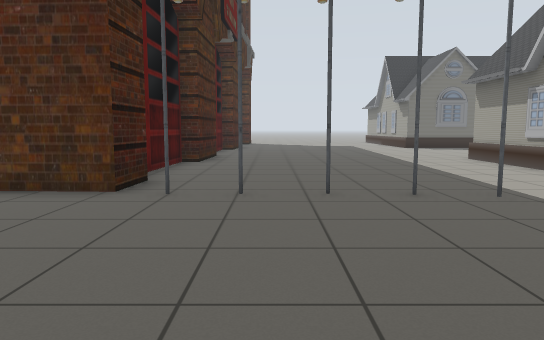
view 1 (above)

24 first-person views from a walk through a world built for the Gazebo simulator. The camera is 0.94 m above the floor, tilts 6° down and sees 70° across. The floor is counted in squares, 1 m on a side. Each view is taken from the middle of a square. On the plan, view 1 faces up. The plan holds only what a view shows up to about 13 squares ahead; the rest is blank. The place goes on beyond the plan. Robots are left out.

view 2
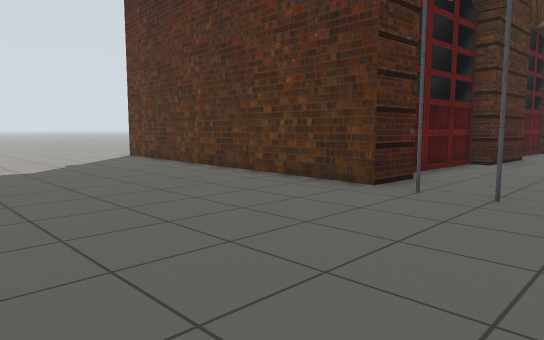

view 3
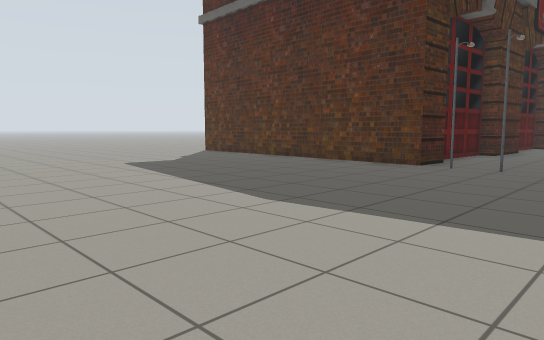

view 4
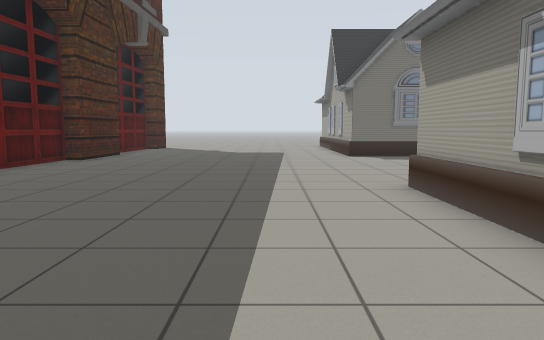

view 5
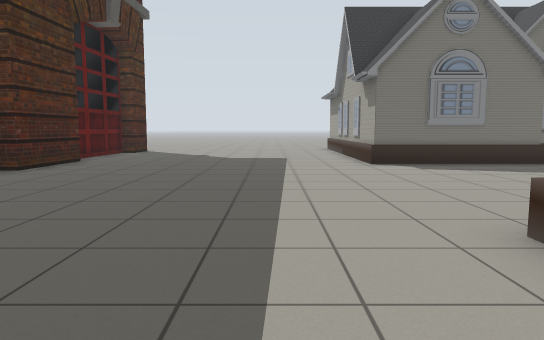

view 6
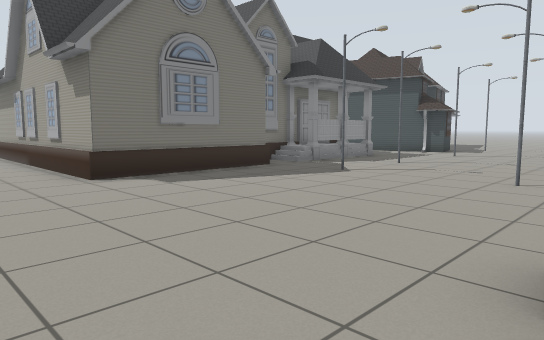

view 7
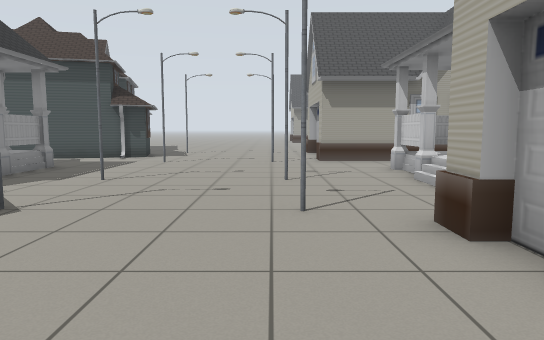

view 8
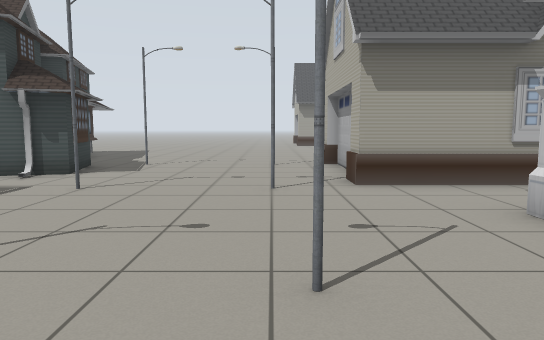

view 9
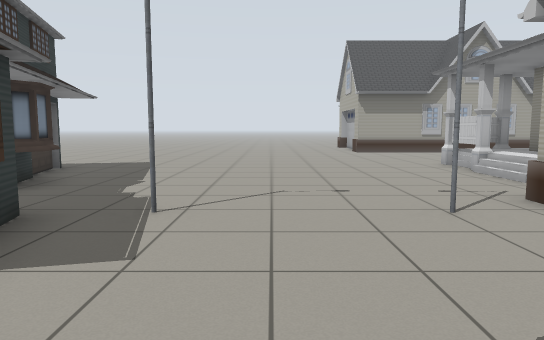

view 10
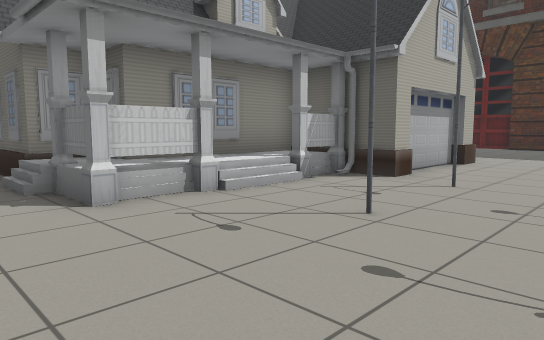

view 11
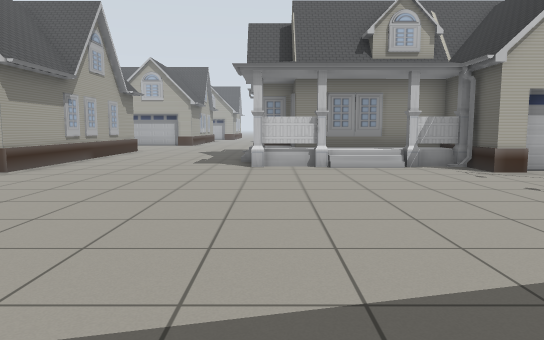

view 12
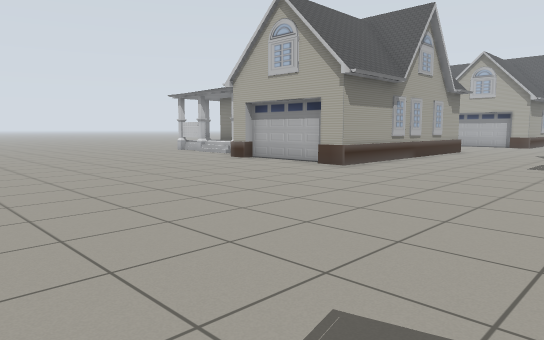

view 13
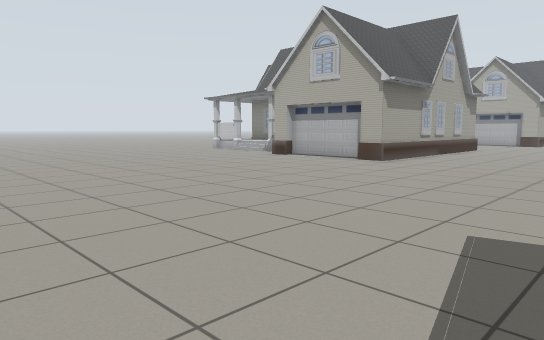

view 14
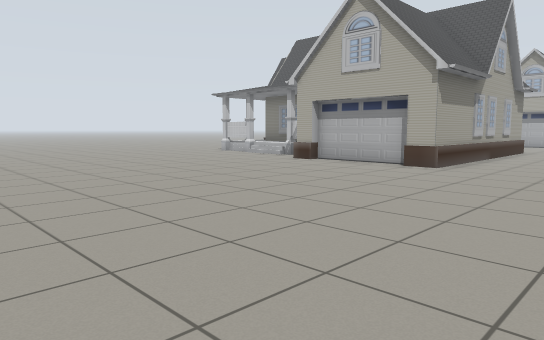

view 15
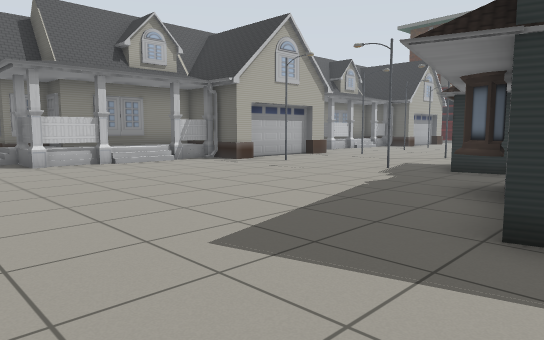

view 16
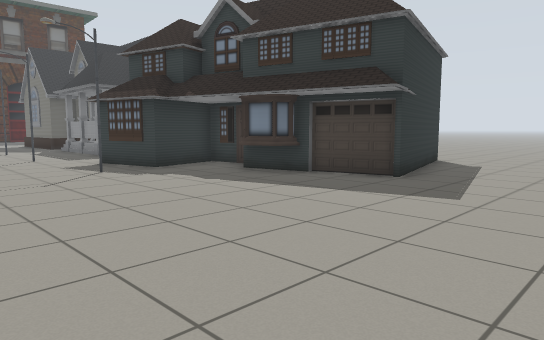

view 17
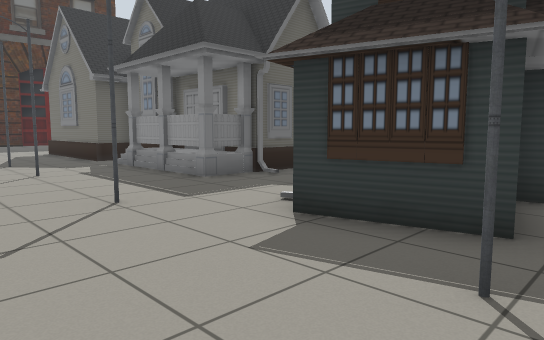

view 18
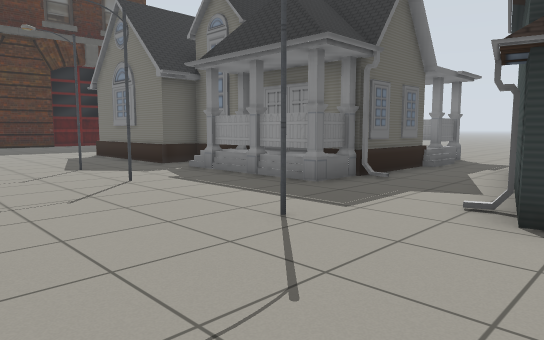

view 19
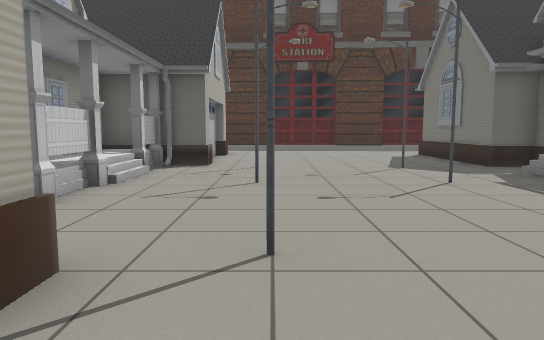

view 20
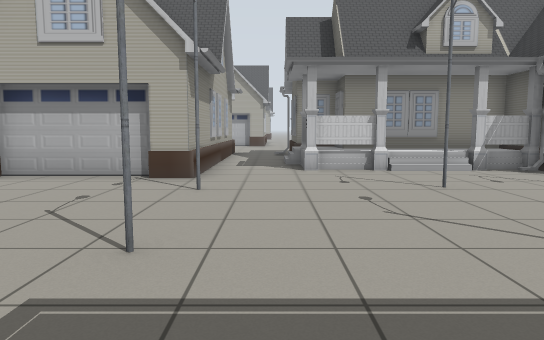

view 21
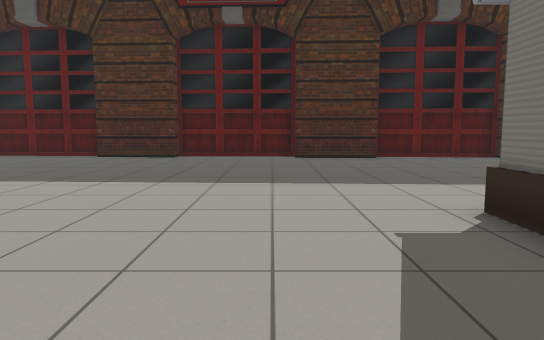

view 22
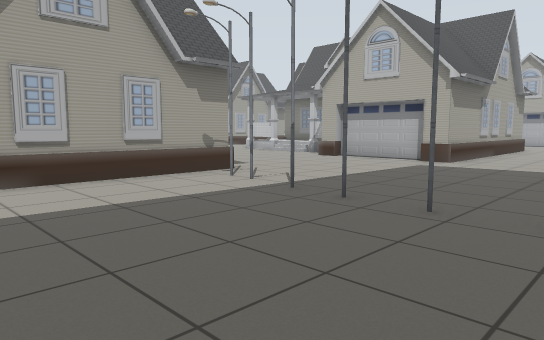

view 23
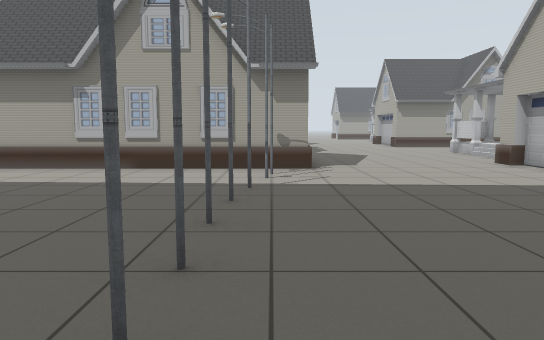

view 24
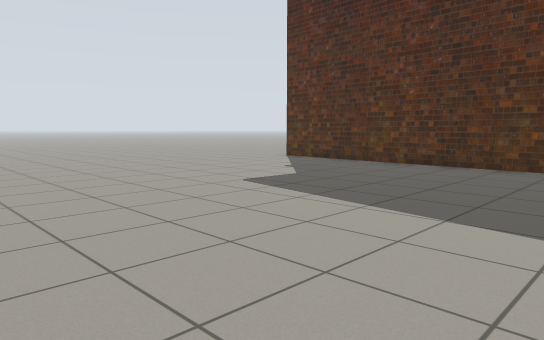

### Floor plan
Key: @ floor where view 1 was taken; . floor; / step, stairs or slope; S fire station; H house; L lamp.
Columns run from 12 left of view 1 to 38 right of it. Each row starts with its distance up from view 1.
 23           S...    .H     H   H.HH      H....
 22           S........HHH  HH HHH.H.H     H.........
 21           S........HHHHHHHHHHH..HHHHHHHH...........
 20           S........HHHHH. HHH...HHHHHHHH...........
 19           S.....................HHHH...............
 18           S.....................HH.................
 17           ..............L.L...L...L................
 16           .........................................
 15           .........................................
 14           S............L..L...L...L................
 13           S........................................
 12           S.......HHHHHH.......HHHHH..........HHHHH
 11          SS.......HHH HHH//HH..HH.HHH  HH.....HH
 10          S........HHH  H    H..HHH HHHHHH.....HHH
  9          S........HH H   HHH ..HHH     H .....HHH
  8          S........H  H     HH..HHHHHH  HHH....HHH
  7          S........H H   HHHHH..H       HH  ...H
  6 SSSSSSSSSSL.LLL...HHH       H
  5 ...............LLLHHH
  4 ..................HHH
  3 .......................
  2 .......................
  1 .......................
  0 ............@..........
 -1 ................H...H..
 -2 ...............HHHHH ..
 -3  ..............HHH
 -4       .. . .. .HH

Where each view was taken, in squares from view 1:
view 1: 0 up, 0 right, facing up
view 2: 0 up, 1 right, facing up-left
view 3: 4 down, 2 right, facing up-left
view 4: 6 up, 4 right, facing up
view 5: 9 up, 4 right, facing up
view 6: 12 up, 4 right, facing up-right
view 7: 14 up, 7 right, facing right
view 8: 14 up, 12 right, facing right
view 9: 16 up, 18 right, facing right
view 10: 16 up, 18 right, facing down-left
view 11: 21 up, 28 right, facing down
view 12: 21 up, 28 right, facing down-right
view 13: 23 up, 28 right, facing down-right
view 14: 22 up, 30 right, facing down-right
view 15: 22 up, 31 right, facing down-left
view 16: 14 up, 31 right, facing up-left
view 17: 15 up, 23 right, facing up-left
view 18: 14 up, 21 right, facing up-left
view 19: 14 up, 21 right, facing left
view 20: 20 up, 17 right, facing down
view 21: 17 up, 11 right, facing left
view 22: 10 up, 1 left, facing down-right
view 23: 5 up, 3 left, facing right
view 24: 4 down, 3 left, facing up-left
